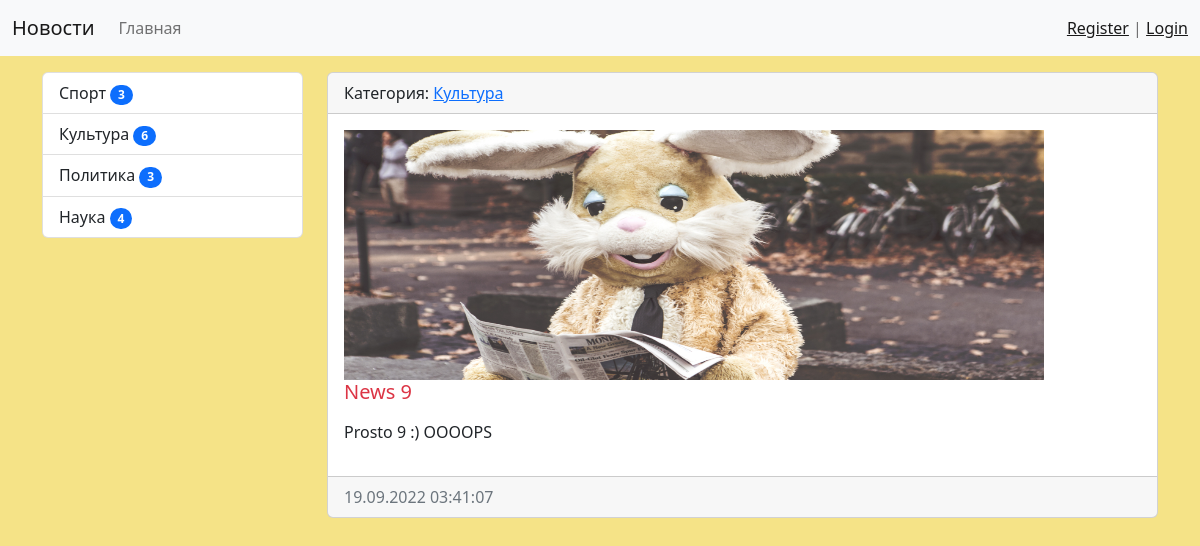
Page /news/19/ on the committed database.
### news/models.py (models this page shows, shortened)
class Category(models.Model):
    title = models.CharField(max_length=150, db_index=True, verbose_name='Наименование категории')
    def get_absolute_url(self):
        return reverse('category', kwargs={"category_id": self.pk})
    def __str__(self):
        return self.title
    class Meta:
        verbose_name = 'Категория'
        verbose_name_plural = 'Категории'
        ordering = ['title']

class News(models.Model):
    title = models.CharField(max_length=150, verbose_name='Наименование')
    content = models.TextField(blank=True, verbose_name='Контент')
    created_at = models.DateTimeField(auto_now_add=True, verbose_name='Создано')
    updated_at = models.DateTimeField(auto_now=True, verbose_name='Обновлено')
    photo = models.ImageField(upload_to='photos/%Y/%m/%d/', verbose_name='Фото', blank=True)
    is_published = models.BooleanField(default=True, verbose_name='Опубликовано')
    category = models.ForeignKey('Category', on_delete=models.PROTECT, verbose_name = 'Категория')
    views = models.IntegerField(default=0)
    class Meta:
        verbose_name = 'Новость'
        verbose_name_plural = 'Новости'
        ordering = ['-created_at']

### news/views.py (the view)
# urls.py: path('news/<int:pk>/', ViewNews.as_view(), name='view_news'),
class ViewNews(DetailView):
    model = News
    template_name = 'news/view_news.html'
    context_object_name='news_item'

### news/templatetags/news_tags.py (called while the page is built)
@register.inclusion_tag('news/list_categories.html')
def show_categories(arg1='Hello', arg2='world'):
    categories = Category.objects.annotate(cnt=Count('news', filter=F('news__is_published'))).filter(cnt__gt=0)
    return {"categories": categories, "arg1": arg1, "arg2": arg2}

### news/templates/news/view_news.html (shortened to what this page needs)
{% extends 'base.html' %}
{% block sidebar %}
  {% include 'inc/_sidebar.html' %}
{% endblock %}
{% block content %}
    <div class="card mb-3">
        <div class="card-header">
        Категория: <a href="{{ news_item.category.get_absolute_url }}">{{ news_item.category}}</a>
        </div>
        <div class="card-body">
            {% if news_item.photo %}
                <img src="{{ news_item.photo.url }}" alt="" width="700" height="250" class="float-left mr-3">
            {% else %}
                <img src="https://cdn.lifehacker.ru/wp-content/uploads/2020/02/StockSnap_DWLWL9USBG_1654246907-630x315.jpg" alt="" class="float-left mr-3">
            {%endif %}
            <h5 class="card-title {% cycle 'text-danger' 'text-success'%}">{{ news_item.title }}</h5>
            <p class="card-text">{{ news_item.content|safe|linebreaks }}</p>
        </div>
        <div class="card-footer text-muted">
            {{ news_item.created_at|date:"d.m.Y H:i:s" }}
        </div>
    </div>
{% endblock %}

### news/templates/news/list_categories.html
<div class="list-group">
    {% for item in categories %}
      <a href="{{ item.get_absolute_url }}" class="list-group-item list-group-item-action">{{ item.title }}  <span class="badge bg-primary rounded-pill">{{ item.cnt }}</span></a>
    {% endfor %}
</div>

### mysite/static/css/style.css (style rules this page uses)
body { background-color: rgb(245, 227, 135); }

### rows in the picture
Category: title "Спорт", cnt "3"
Category: title "Культура", cnt "6"
Category: title "Политика", cnt "3"
Category: title "Наука", cnt "4"
News: category "Культура", photo (picture), title "News 9", content "Prosto 9 :) OOOOPS", created_at "19.09.2022 03:41:07"
